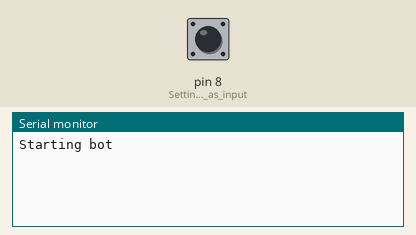
Bench run of a sketch on a simulated Arduino Uno, built with avr-gcc and run on an emulated ATmega328P. On the bench: the last lines printed to the serial monitor. The test bench sets the inputs (shaded band); at power-on: pin 8 (Setting_pinmode_as_input) LOW.

Above: at 2.2 s.
2.3 s: pin 8 (Setting_pinmode_as_input) pulled HIGH for 0.15 s
At 3.1 s:
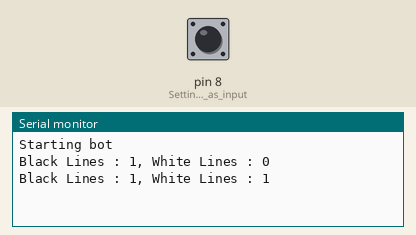
3.9 s: pin 8 (Setting_pinmode_as_input) pulled HIGH for 1 s
At 5.5 s:
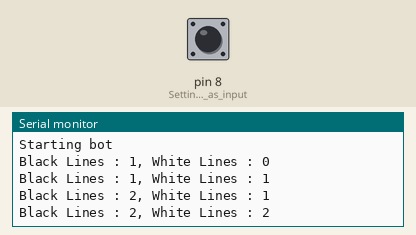
6.4 s: pin 8 (Setting_pinmode_as_input) pulled HIGH for 0.15 s
At 7.4 s:
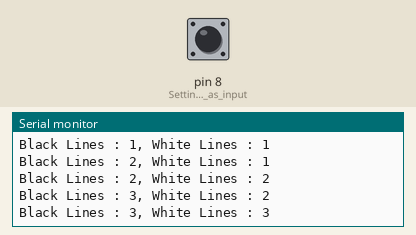
Timing chart, 0 to 9.4 s (numbered marks = the images above; inputs shaded):
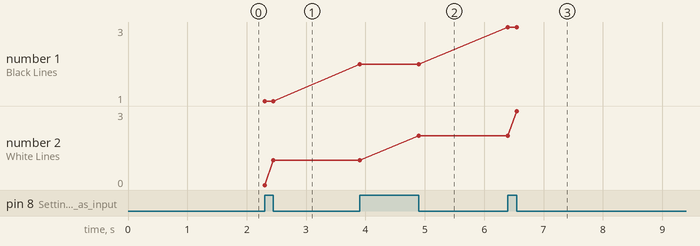

Measured:
- after the input at 2.3 s, the serial monitor: prints a new line at once (image 1)
- after the input at 3.9 s, the serial monitor: prints a new line at once (image 2)
- after the input at 6.4 s, the serial monitor: prints a new line at once (image 3)
- plotted number 1: 1 → 2 after the input at 3.9 s, 2 → 3 after the input at 6.4 s
- plotted number 2: 1 → 2 after the input at 3.9 s, 2 → 3 after the input at 6.4 s

The sketch:

Task_1.ino
```cpp
int IR_pin = 8; //Attached to digital pin 8
bool IR_data ;  //Variable to save data from the sensor white: 1 and Black : 0

int Black_lines, White_lines;

void setup() {
  pinMode(8,INPUT);                  //Setting pinmode as input
  Serial.begin(115200);              //Starting Serial port at 115200
  Serial.println("Starting bot");    //Welcome message
  delay(1000);                       //Wait for system to stabilise
}

void loop() {
  // put your main code here, to run repeatedly:
  sensor_Read();
  count_Lines();
  print_Data();
}

void sensor_Read(){
  IR_data = digitalRead(8);          //Continuously Reading Sensor data after each iteration
}

void count_Lines(){                  //Continously Finds the type of line and increases the counter accordingly
  if(IR_data == 1){
  while(IR_data == 1){
    sensor_Read();
  }
  White_lines++;
  }
  else if(IR_data == 0){
  while(IR_data == 0){
    sensor_Read();
  }
  Black_lines++;
  }
}

void print_Data(){                  //Does Printing of data in each cycle
  Serial.print("Black Lines : ");Serial.print(Black_lines);
  Serial.print(", White Lines : ");Serial.println(White_lines);
}
```
